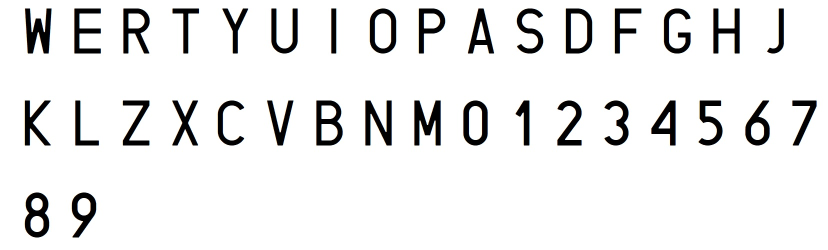
#> input picture find_plate_number/resources/all_characters.jpg, 1656 x 500 px (shown at 1/2 size)
$ python -i license_plate_recognizer.py   (imports and definitions only)
#> lines starting #> are read from the running program, lines starting #| are printed output that depends on the picture; after the words box and inside, x2 and y2 are one past the last pixel; in counts of white or black regions, pixels touching at a corner belong together
import numpy as np
import cv2

kNearest = cv2.ml.KNearest_create()

# Rozmiar tablicy rejestracyjnej w Polsce wynosi 520 x 114 mm.
# wybierz mniejszy stosunek, aby zaakceptować większe kontury
# Stosunek szerokości do wysokości tablic rejestracyjnych w Polsce.
PLATE_HEIGHT_TO_WIDTH_RATIO = 90 / 520

# Stosunek szerokości do wysokości znaku
CHAR_RATIO_MIN = 0.25
CHAR_RATIO_MAX = 0.85

# Liczba znaków na polskiej tablicy rejestracyjnej
LICENSE_PLATE_LENGTH = 7

RESIZED_CHAR_IMAGE_WIDTH = 20
RESIZED_CHAR_IMAGE_HEIGHT = 30

SHOW_STEPS = False


# [176 lines left out: functions train_KNN, get_potential_chars_ROI, recognize_chars_in_plate, license_plate_rules, fill_empty_chars, not called in this run]


def preprocess(image, parameters=(False, False)):
    """
    Funkcja przygotowująca obraz do dalszej obróbki.
    Konwersja obrazu na skale szarości, zmiana rozmiaru obrazu, rozmycie obrazu, wykrywanie krawędzi na obrazie.

    :param image: image you want to preprocess
    :param parameters:
            index 0 -> if True chooses second parameters for image filtering
            index 1 -> if True chooses second parameters for detecting edges
    :return:
    gray_blur -> grayscale blurred image
    gray_edge -> grayscale image with edges
    width -> width of image after resizing
    """
    # konwertuj obraz na skalę szarości
    gray_img = cv2.cvtColor(image, cv2.COLOR_BGR2GRAY)

    # zmień rozmiar obrazu dla szybszej obróbki
    gray_img = cv2.resize(gray_img, (768, 576))
    # image_resied = cv2.resize(image, (768, 576))

    # pobierz wymiary zmienionego rozmiaru obrazu
    height = gray_img.shape[0]
    width = gray_img.shape[1]

    # rozmyj obraz
    if not parameters[0]:
        gray_blur = cv2.bilateralFilter(gray_img, 11, 55, 55)
    else:  # change parameters of filter if we couldn't find any license plate before
        gray_blur = cv2.bilateralFilter(gray_img, 11, 17, 17)

    # wykryj krawędzie na obrazie
    if not parameters[1]:
        gray_edges = cv2.Canny(gray_blur, 85, 255)
    else:  # zmień parametry wykrywania krawędzi, jeśli wcześniej nie udało się znaleźć żadnej tablicy rejestracyjnej
        gray_edges = cv2.Canny(gray_blur, 30, 200)

    return gray_blur, gray_edges, width


def find_potential_plates_vertices(gray_edges, width):
    """
     Funkcja znajdująca wierzchołki potencjalnych tablic rejestracyjnych na obrazie z wykrytymi krawędziami.

    :param gray_edges: edge image
    :param width: width of image
    :return: list of potential plates vertices
    """
    # znajdź kontury na obrazie z krawędziami
    contours, hierarchy = cv2.findContours(gray_edges.copy(), cv2.RETR_EXTERNAL, cv2.CHAIN_APPROX_SIMPLE)

    # znajdź potencjalne kontury pasujące do wymiarów tablicy rejestracyjnej
    potential_plates_vertices = []
    for contour in contours:
        [x, y, w, h] = cv2.boundingRect(contour)

         # wyklucz kontury mniejsze niż 1/3 szerokości obrazu i których wysokość nie odpowiada stosunkowi wymiarów tablicy rejestracyjnej
        if w < (width / 3) or h < (w * PLATE_HEIGHT_TO_WIDTH_RATIO) or w == width:
            continue

        # poniższe linie oraz get_birds_eye_view są zaadaptowane z:
        # https://www.pyimagesearch.com/2014/04/21/building-pokedex-python-finding-game-boy-screen-step-4-6/
        # https://www.pyimagesearch.com/2014/05/05/building-pokedex-python-opencv-perspective-warping-step-5-6/
        # przekształć kontur potencjalnej tablicy
        pts = contour.reshape(contour.shape[0], 2)
        # wierzchołki prostokąta tablicy
        vertices = np.zeros((4, 2), dtype="float32")
        # górny lewy punkt ma najmniejszą sumę, a dolny prawy ma największą
        s = pts.sum(axis=1)
        vertices[0] = pts[np.argmin(s)]
        vertices[2] = pts[np.argmax(s)]
         # górny prawy ma najmniejszą różnicę, a dolny lewy największą
        diff = np.diff(pts, axis=1)
        vertices[1] = pts[np.argmin(diff)]
        vertices[3] = pts[np.argmax(diff)]
        potential_plates_vertices.append(vertices)

    return potential_plates_vertices


def get_birds_eye_view(potential_plates_vertices, gray_edges, gray_blur, skip_ratio_check=False):
    """
    Zmienia perspektywę we wszystkich potencjalnych tablicach rejestracyjnych na widok z lotu ptaka.

    :param potential_plates_vertices: list of vertices of potential license plate
    :param gray_edges: edge image used in warp perspective
    :param gray_blur: blurred image used in warp perspective
    :param skip_ratio_check: skip checking ratio of potential license plate to match all warp all potential contours
    :return: warped_plates_edges: list containing birds eye view edge images with license plate
    warped_plates_gray: list containing birds eye view blur images with license plate
    """
    # zmienia perspektywę we wszystkich potencjalnych tablicach rejestracyjnych, aby uzyskać "widok z lotu ptaka"
    warped_plates_edges = []
    warped_plates_gray = []
    for idx, vertices in enumerate(potential_plates_vertices):
         # uzyskaj wszystkie rogi w prostszy sposób do kodowania
        (tl, tr, br, bl) = vertices
        # oblicz szerokość i wysokość obrazu utworzonego przez rogi
        widthA = np.sqrt(((br[0] - bl[0]) ** 2) + ((br[1] - bl[1]) ** 2))
        widthB = np.sqrt(((tr[0] - tl[0]) ** 2) + ((tr[1] - tl[1]) ** 2))
        heightA = np.sqrt(((tr[0] - br[0]) ** 2) + ((tr[1] - br[1]) ** 2))
        heightB = np.sqrt(((tl[0] - bl[0]) ** 2) + ((tl[1] - bl[1]) ** 2))
        # wybierz maksymalne wartości szerokości i wysokości, aby osiągnąć końcowe wymiary
        maxWidth = max(int(widthA), int(widthB))
        maxHeight = max(int(heightA), int(heightB))

        # jeśli w pierwszej próbie nie udało się uzyskać widoku z lotu ptaka, ponieważ obraz nie odpowiadał stosunkowi wymiarów tablicy rejestracyjnej
        # wtedy pomiń ten krok
        if not skip_ratio_check:
             # przestań rozważać obrazy, które nie odpowiadają stosunkowi szerokości do wysokości tablicy rejestracyjnej
            if maxHeight < maxWidth * PLATE_HEIGHT_TO_WIDTH_RATIO:
                continue

        # skonstruuj punkty docelowe, które będą używane do mapowania ekranu na widok z góry, "widok z lotu ptaka"
        dst = np.array([
            [0, 0],
            [maxWidth - 1, 0],
            [maxWidth - 1, maxHeight - 1],
            [0, maxHeight - 1]], dtype="float32")
         # oblicz macierz transformacji perspektywy i przekształć perspektywę, aby uchwycić ekran
        M = cv2.getPerspectiveTransform(vertices, dst)
        warp_edges = cv2.warpPerspective(gray_edges, M, (maxWidth, maxHeight))
        warp_gray = cv2.warpPerspective(gray_blur, M, (maxWidth, maxHeight))

       # przestań rozważać obraz, który zawiera tylko zera
        if not np.any(warp_edges):
            continue
        # dodaj przekształcony obraz do listy
        warped_plates_edges.append(warp_edges)
        warped_plates_gray.append(warp_gray)

    return warped_plates_edges, warped_plates_gray


def find_potential_chars_on_plates(warped_plates_edges):
    """
    Funkcja znajdująca ROI potencjalnych znaków na obrazie zawierającym tablicę rejestracyjną.

    :param warped_plates_edges: list containing birds eye view edge images with license plate
    :return: list of ROIS of potential chars on license plate
    """
    chars_potential_plate = []
    for idx, plate in enumerate(warped_plates_edges):

        plate_area = plate.size

        char_contours, char_hierarchy = cv2.findContours(plate.copy(), cv2.RETR_TREE, cv2.CHAIN_APPROX_SIMPLE)

        cntr_img = cv2.drawContours(plate.copy(), char_contours, -1, 100, thickness=2)
        potential_chars_ROI = []
        for i, cntr in enumerate(char_contours):
            [x, y, w, h] = cv2.boundingRect(cntr)
            bounding_area = w * h
             # sprawdź rozmiar konturu, aby dopasować potencjalny rozmiar znaku
            if (bounding_area < (0.025 * plate_area) or bounding_area > (0.4 * plate_area)) or \
                    (CHAR_RATIO_MIN * h > w or w > CHAR_RATIO_MAX * h):
                continue  # no character found
            # sprawdź, czy nie ma powtarzającego się konturu (kontur w konturze)
            if char_hierarchy[0, i, 3] != -1:
                # i jeśli kontur nadrzędny nie jest konturem tablicy
                if cv2.contourArea(char_contours[char_hierarchy[0, i, 3]]) < 0.4 * plate_area:
                    continue
            # dodaj ROI potencjalnego znaku
            potential_chars_ROI.append([x, y, w, h])
            cv2.rectangle(plate, (x, y), (x + w, y + h), 100)
        chars_potential_plate.append(potential_chars_ROI)
        if SHOW_STEPS:
            cv2.imshow(str(idx) + "plate with char boundings", plate)
            cv2.imshow(str(idx) + "plate with contours", cntr_img)

    return chars_potential_plate


# [25 lines left out: function three_chars_in_first_part, not called in this run]


def recognize_license_plate(image: np.ndarray) -> str:
    """
    Funkcja rozpoznająca tablicę rejestracyjną na podanym obrazie.

    :param image: image containing license plate
    :return: string of characters found on license plate
    """
    # print(f'image.shape: {image.shape}')

    if SHOW_STEPS:
        print("\n \n \n \n \n \n")

     # przetwarzanie wstępne obrazu w celu uzyskania użytecznych danych
    gray_blur, gray_edges, width = preprocess(image)

     # znajdowanie wierzchołków potencjalnych tablic
    potential_plates_vertices = find_potential_plates_vertices(gray_edges, width)

    # uzyskiwanie widoku z lotu ptaka potencjalnych tablic na podstawie znalezionych wierzchołków
    warped_plates_edges, warped_plates_gray = get_birds_eye_view(potential_plates_vertices, gray_edges, gray_blur)

    # znajdowanie potencjalnych znaków na potencjalnych tablicach
    chars_potential_plate = find_potential_chars_on_plates(warped_plates_edges)

    # jeśli nie znaleziono potencjalnych znaków na tablicach, uzyskaj widok z lotu ptaka jeszcze raz, ale z innymi parametrami
    if not any(chars_potential_plate):
        if SHOW_STEPS:
            print(f"No chars found in first try")

         # uzyskaj widok z lotu ptaka jeszcze raz, ale tym razem pomiń sprawdzanie stosunku wymiarów
        warped_plates_edges, warped_plates_gray = get_birds_eye_view(potential_plates_vertices, gray_edges,
                                                                     gray_blur, True)

        # znajdowanie potencjalnych znaków na potencjalnych tablicach
        chars_potential_plate = find_potential_chars_on_plates(warped_plates_edges)

        # jeśli nadal nie znaleziono potencjalnych znaków po pominięciu sprawdzania stosunku wymiarów
        # przetwórz obraz jeszcze raz z innymi parametrami
        if not any(chars_potential_plate):
            if SHOW_STEPS:
                print(f"No chars found after skipping ratio checking")
                print("Trying with different preprocessing parameters...")
            # lista parametrów w tupli dla przetwarzania wstępnego
            # index 0 -> jeśli True wybiera drugie parametry filtrowania obrazu
            # index 1 -> jeśli True wybiera drugie parametry do wykrywania krawędzi
            preprocess_parameters = [(True, False), (False, True), (True, True)]

            for params in preprocess_parameters:
                gray_blur, gray_edges, width = preprocess(image, params)
                # znajdź wierzchołki potencjalnych tablic
                potential_plates_vertices = find_potential_plates_vertices(gray_edges, width)
                # uzyskaj widok z lotu ptaka potencjalnych tablic na podstawie znalezionych wierzchołków
                warped_plates_edges, warped_plates_gray = get_birds_eye_view(potential_plates_vertices, gray_edges,
                                                                             gray_blur, True)
                 # znajdź potencjalne znaki na potencjalnych tablicach
                chars_potential_plate = find_potential_chars_on_plates(warped_plates_edges)
                # jeśli nie znaleziono potencjalnych znaków w tej próbie, spróbuj z innymi parametrami przetwarzania wstępnego
                if not any(chars_potential_plate):
                    continue
                else:
                    break

             # jeśli nie znaleziono potencjalnych znaków na obrazie przy wszystkich kombinacjach, zwróć pustą tablicę rejestracyjną
            if not any(chars_potential_plate):
                if SHOW_STEPS:
                    print("NO LICENSE PLATE FOUND ON IMAGE")
                return '???????'  # return ?

    if SHOW_STEPS:
        for idx, potential_chars_ROI in enumerate(chars_potential_plate):
            print(f"Potential plate index: {idx} -> potential chars {len(potential_chars_ROI)}")

    # Wybierz potencjalną tablicę rejestracyjną z 7 potencjalnymi znakami. Jeśli żadna z potencjalnych tablic rejestracyjnych nie ma 7 potencjalnych znaków,
    # wybierz tablicę z liczbą znaków najbliższą 7. Następnie uzyskaj ROI potencjalnych znaków i szary obraz tej tablicy.
    potential_chars_ROI_idx = get_potential_chars_ROI(chars_potential_plate)
    potential_chars_ROI = chars_potential_plate[potential_chars_ROI_idx]
    potential_chars_gray_img = warped_plates_gray[potential_chars_ROI_idx]

    # rozpoznaj znaki na tablicy rejestracyjnej
    license_plate, potential_chars_ROI = recognize_chars_in_plate(potential_chars_ROI, potential_chars_gray_img)

    # jeśli na tablicy jest mniej znaków niż powinno być, wypełnij puste miejsca na podstawie pozycji znaków
    if len(potential_chars_ROI) < LICENSE_PLATE_LENGTH:
        license_plate, potential_chars_ROI = fill_empty_chars(license_plate, potential_chars_ROI)

    # sprawdź, czy tablica rejestracyjna ma 3 lub 2 znaki w pierwszej części
    three_chars = three_chars_in_first_part(potential_chars_ROI)

    # sprawdź, czy zwrócona tablica rejestracyjna pasuje do zasad dotyczących tablic rejestracyjnych w Polsce. Jeśli nie, zmień znak na podstawie podobieństwa znaków
    license_plate = license_plate_rules(license_plate, three_chars)

    if SHOW_STEPS:
        cv2.waitKey()
        cv2.destroyAllWindows()
    return license_plate

>>> import cv2
>>> picture = cv2.imread('../resources/all_characters.jpg')
#> picture is the input picture: shape (500, 1656, 3); mean B, G, R 234.3, 234.4, 234.3
>>> result = recognize_license_plate(picture)
#> in preprocess, `gray_img = cv2.resize(gray_img, (768, 576))`:
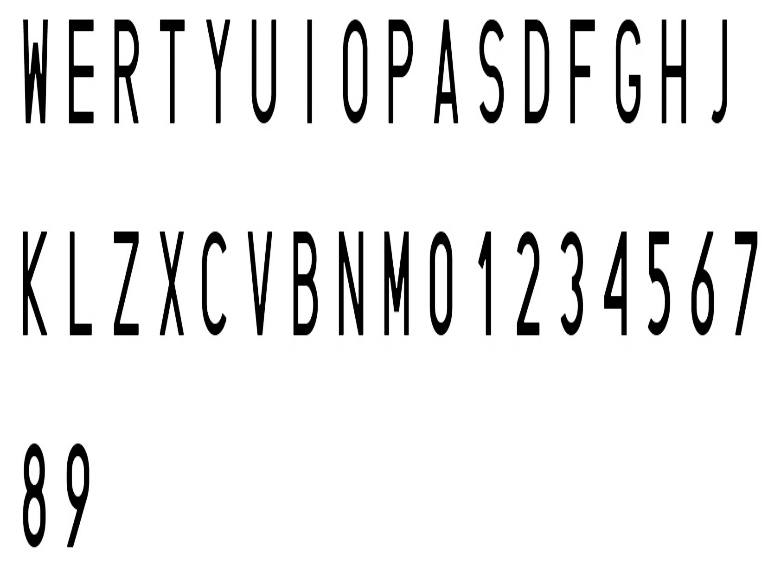
#> gray_img: shape (576, 768); min 0, max 255, mean 234.3
#> in preprocess, `gray_edges = cv2.Canny(gray_blur, 85, 255)`:
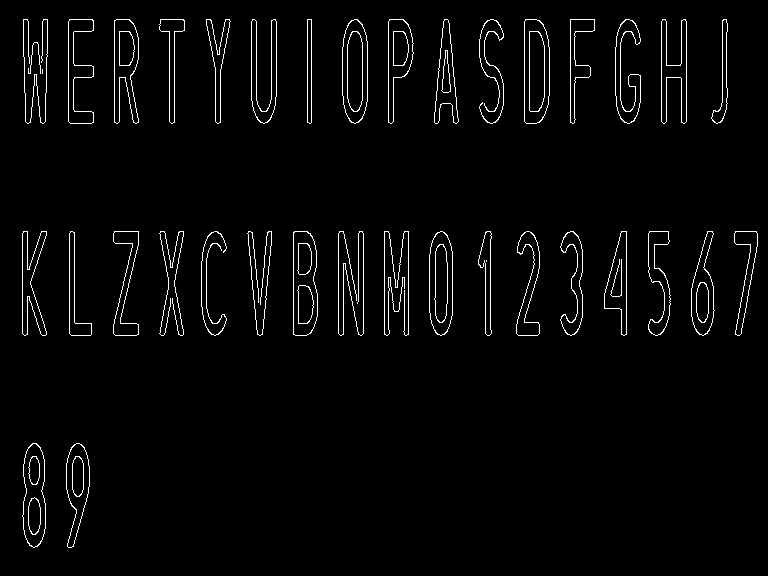
#> gray_edges: shape (576, 768); 2.7% white in thin lines or dots, all inside (x1, y1, x2, y2) = (22, 19, 758, 548)
#> in recognize_license_plate, `gray_blur, gray_edges, width = preprocess(image)`: width = 768
#> in find_potential_plates_vertices, `contours, hierarchy = cv2.findContours(gray_edges.copy(), cv2.RETR_EXT..`: contours = 37 contours, 7 with area under 20; largest, box (x1, y1, x2, y2) and area: (524, 19, 550, 124) 2384, (293, 231, 318, 336) 2260, (342, 19, 368, 124) 2247, (429, 231, 453, 336) 2099, (22, 443, 46, 548) 1918
#> the loop in find_potential_plates_vertices, `for contour in contours:` made 37 passes
#> (x, y, w, h) on passes 1 to 12: (66, 443, 24, 105), (22, 443, 24, 105), (734, 231, 24, 105), (691, 231, 24, 105), (648, 231, 23, 105), (604, 231, 23, 105), (560, 231, 23, 105), (516, 231, 24, 105), (478, 231, 14, 105), (429, 231, 24, 105), (384, 231, 25, 105), (338, 231, 26, 105)
#> (contour, x, y, w, h) on pass 20: ([[42, 69], [42, 73]], 42, 69, 1, 5)
#> after the loop in find_potential_plates_vertices, `for contour in contours:`: potential_plates_vertices = []
#> the loop in recognize_license_plate, `for params in preprocess_parameters:` made 3 passes
#> pass 1, in preprocess (call 2), `gray_edges = cv2.Canny(gray_blur, 85, 255)`:
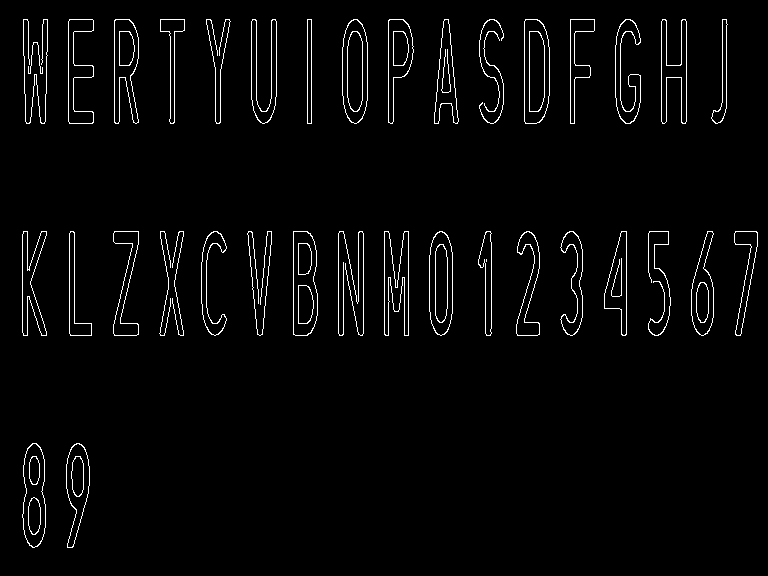
#> gray_edges: shape (576, 768); 2.8% white in thin lines or dots, all inside (x1, y1, x2, y2) = (22, 19, 758, 548)
#> result = '???????'
